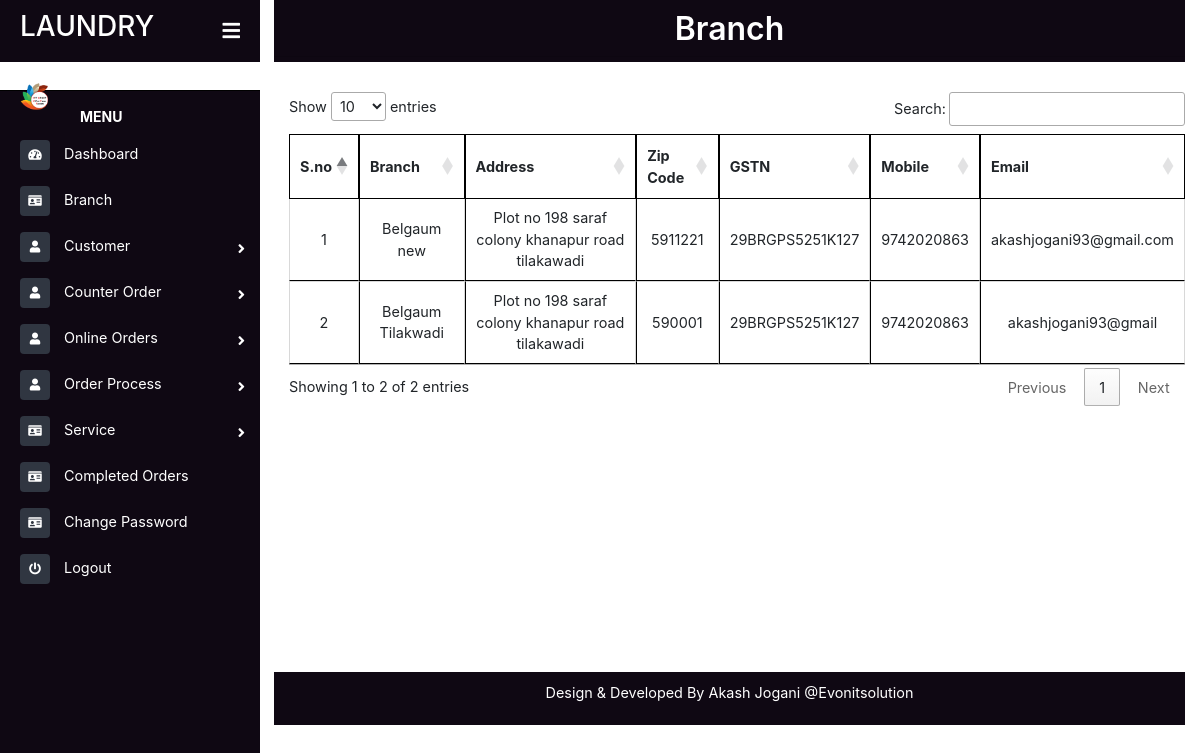
Screenshot of /shopkeeper/branch.php with the database file from the repository.
### tables this page shows
CREATE TABLE `branch` (
  `bid` bigint(10) NOT NULL,
  `bname` varchar(30) NOT NULL,
  `adds` varchar(150) NOT NULL,
  `pin` varchar(10) NOT NULL,
  `gst` varchar(30) NOT NULL,
  `mobile` varchar(12) NOT NULL,
  `email` varchar(30) NOT NULL
);

### shopkeeper/branch.php (the view, shortened to what this page needs)
<?php include("sidebar.php");
?>
<div class="page-content container-fluid">
    <div class="footer">
        <div class="d-flex justify-content-center">
            <h2 class="" style=" font-weight: 600">Branch</h2>
        </div>
        <hr style="margin: 0px;">
    </div>
</div>
<main class="page-content">
    <div class="container">
            <div class="table-responsive" style="overflow-y:scroll; height: 580px; width:80% margin-left: 100px;">
            <table id="example" class="cell-border" style="width:100%">
                <thead>
                    <tr>
                        <th class="ss">S.no</th>
                        <th>Branch</th>
                        <th>Address</th>
                        <th>Zip Code</th>
                        <th>GSTN</th>
                        <th>Mobile</th>
                        <th>Email</th>
                    </tr>
                </thead>
                <tbody>
                    <?php
                        $qry="select * from branch";
                        $exc=mysqli_query($conn,$qry);
                        while($row=mysqli_fetch_array($exc)){
                        ?>
                        <tr class="text-center">
                            <td><?php echo $row['bid'] ?></td>
                            <td><?php echo $row['bname'] ?></td>
                            <td><?php echo $row['adds'] ?></td>
                            <td><?php echo $row['pin'] ?></td>
                            <td><?php echo $row['gst'] ?></td>
                            <td><?php echo $row['mobile'] ?></td>
                            <td><?php echo $row['email'] ?></td>
                        </tr>
                        <?php
                        }
                    ?>
                </tbody>
                </table>
            </div>
    </div>
</main>
<?php include("../footer.php"); ?>

### shopkeeper/assets/css/style1.css (style rules this page uses)
* { margin: 0px; padding: 0px; }
body { font-size: 0.9rem; background-color: #ffffff; }
.page-wrapper .sidebar-wrapper, .sidebar-wrapper .sidebar-brand > a, .sidebar-wrapper .sidebar-dropdown > a:after, .sidebar-wrapper .sidebar-menu .sidebar-dropdown .sidebar-submenu li a:before, .sidebar-wrapper ul li a i, .page-wrapper .page-content, .sidebar-wrapper .sidebar-search input.search-menu, .sidebar-wrapper .sidebar-search .input-group-text, .sidebar-wrapper .sidebar-menu ul li a, #show-sidebar, #close-sidebar { -webkit-transition: all 0.3s ease; -moz-transition: all 0.3s ease; -ms-transition: all 0.3s ease; -o-transition: all 0.3s ease; transition: all 0.3s ease; }
@media screen and (min-width: 768px) { .page-wrapper.toggled .page-content { padding-left: 274px; } }
.footer { text-align: center; background: #0f0813; color: #fff; padding: 10px 0px 5px 0px; }

### shopkeeper/assets/css/foms.css (style rules this page uses)
table.dataTable.cell-border thead th { border: 1px solid black; }
table.dataTable.cell-border tbody td { border: 1px solid black; }
table.dataTable.cell-border tbody tr td:first-child { border-left: 1px solid black; }
table.dataTable.no-footer { border-bottom: 1px solid white; }
.container { margin-top:30px; }

### rows the page displays
branch: bid "1", bname "Belgaum new", adds "Plot no 198 saraf colony khanapur road tilakawadi", pin "5911221", gst "29BRGPS5251K127", mobile "9742020863", email "akashjogani93@gmail.com"
branch: bid "2", bname "Belgaum Tilakwadi", adds "Plot no 198 saraf colony khanapur road tilakawadi", pin "590001", gst "29BRGPS5251K127", mobile "9742020863", email "akashjogani93@gmail"
